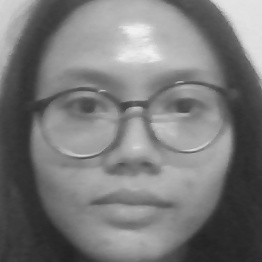
#> input picture dataset/rara/User.1.10.jpg, 262 x 262 px, given in place of 1703882681 2 in base64_selfie_img.png, which was not available
$ python cosine2.py
#> lines starting #> are read from the running program, lines starting #| are printed output that depends on the picture; long printed decimals are rounded; pictures that were not available may be replaced by others from this repository, and a replacement may not be noted
import cv2
import numpy as np
from sklearn.metrics.pairwise import cosine_similarity
import time
# Load Haar Cascade for face detection
face_cascade = cv2.CascadeClassifier(cv2.data.haarcascades + 'haarcascade_frontalface_default.xml')

# Function to detect and crop face from an image
def detect_and_crop_face(image, cascade):
    gray = cv2.cvtColor(image, cv2.COLOR_BGR2GRAY)
    faces = cascade.detectMultiScale(gray, scaleFactor=1.1, minNeighbors=5, minSize=(30, 30))
    # If no faces are detected, return None
    if len(faces) == 0:
        return None
    # Extract the coordinates of the first face detected
    (x, y, w, h) = faces[0]
    crop_img = gray[y:y+h, x:x+w]
    size_img = cv2.resize(crop_img, (220, 220))

    ts = time.time()
    target_file_name = 'faces/' +  ' - ' + str(ts) + '.jpg'
    cv2.imwrite(
        target_file_name,
        size_img,
    )
    return size_img

# Load the images
image1_path = '../dataset/ditya/1703882681 2 in base64_selfie_img.png'
image2_path = '../dataset/rara/User.1.1.jpg'
image1 = cv2.imread(image1_path)
#> image1 is the input picture: shape (262, 262, 3); min 34, max 240, mean 121.4
image2 = cv2.imread(image2_path)
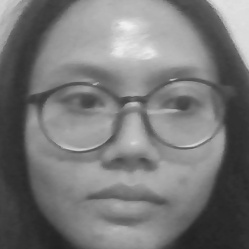
#> input picture dataset/rara/User.1.1.jpg, 249 x 249 px
#> image2 is the input picture: shape (249, 249, 3); min 33, max 240, mean 120.1

# Detect and crop faces
face1 = detect_and_crop_face(image1, face_cascade)
#> in detect_and_crop_face, `faces = cascade.detectMultiScale(gray, scaleFactor=1.1, minNeighbors=5..`: faces = [[21, 19, 219, 219]]
#> in detect_and_crop_face, `(x, y, w, h) = faces[0]`: x = 21; y = 19; w = 219
#> in detect_and_crop_face, `crop_img = gray[y:y+h, x:x+w]`:
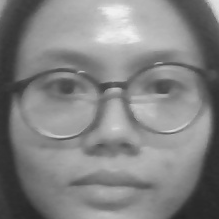
#> crop_img: shape (219, 219); min 36, max 240, mean 130.7
face2 = detect_and_crop_face(image2, face_cascade)
#> in detect_and_crop_face (call 2), `faces = cascade.detectMultiScale(gray, scaleFactor=1.1, minNeighbors=5..`: faces = [[22, 17, 213, 213]]
#> in detect_and_crop_face (call 2), `(x, y, w, h) = faces[0]`: x = 22; y = 17; w = 213
#> in detect_and_crop_face (call 2), `crop_img = gray[y:y+h, x:x+w]`:
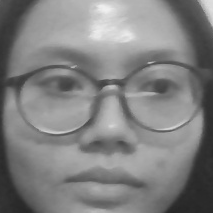
#> crop_img: shape (213, 213); min 37, max 240, mean 129
print('cel')
if face1 is not None and face2 is not None:
    # Resize faces to the same size
    face1_resized = cv2.resize(face1, (100, 100))
    face2_resized = cv2.resize(face2, (100, 100))

    # Flatten the images to 1D arrays for comparison
    face1_vector = face1_resized.flatten()
#> face1_vector = 10000 values, max 239 at index 550, min 37 at index 9983, mean 130.5
    face2_vector = face2_resized.flatten()
#> face2_vector = 10000 values, max 239 at index 449, min 38 at index 9887, mean 128.8

    # Calculate cosine similarity between the two face vectors
    similarity_score = cosine_similarity([face1_vector], [face2_vector])[0][0]
#> similarity_score = 0.994
    similarity_percentage = similarity_score * 100
#> similarity_percentage = 99.36

    # Determine if the faces are similar
    similar = similarity_percentage > 60
#> similar = True

    result = {
        "Photo 1": image1_path,
        "Photo 2": image2_path,
        "Similarity Percentage": similarity_percentage,
        "Are Faces Similar": "Yes" if similar else "No"
    }
else:
    result = "Could not detect a face in one or both of the images. Please try with different images."


print (result)
#| {'Photo 1': '../dataset/ditya/1703882681 2 in base64_selfie_img.png', 'Photo 2': '../dataset/rara/User.1.1.jpg', 'Similarity Percentage': 99.363, 'Are Faces Similar': 'Yes'}
